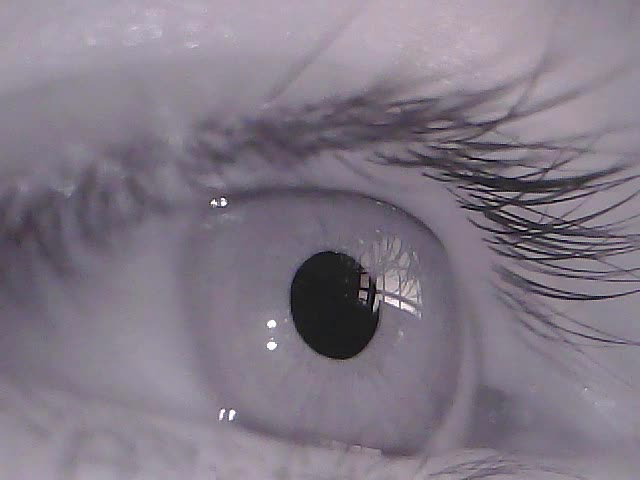
#> input picture dataset/LPW_frames/LPW/1/1_frames/frame_1.png, 640 x 480 px
$ python -i segment.py   (imports and definitions only)
#> lines starting #> are read from the running program, lines starting #| are printed output that depends on the picture; after the words box and inside, x2 and y2 are one past the last pixel; in counts of white or black regions, pixels touching at a corner belong together
#> further down, picture is the input picture: shape (480, 640, 3); mean B, G, R 134.3, 120.9, 129.7
import cv2
import numpy as np
import pandas as pd
import matplotlib.pyplot as plt
from pathlib import Path


def find_pupil(image):
    if peak_detected(image):
        edges = edge_pupil_center_detection(image)
        if edges is not None:
            ellipsis, center = edges
            return ellipsis, center
        else:
            # Thresholding and coarse positioning
            return None
    else:
        # Thresholding and coarse positioning
        return None


# Returns True if there is a peak in the histogram of an image
def peak_detected(image, th=200, mu=10):
    # Calculate the histogram of the image
#> called with th = 200, mu = 10
    hist = cv2.calcHist([image], [0], None, [256], [0, 256])
#> hist = 256 values, max 7609 at index 141, min 1 at index 230, mean 1200

    # Calculate the average intensity of the image
    avg_intensity = np.mean(image)
#> avg_intensity = 128.3

    # If there is a peak in the histogram, return True
    for i in range(256):
        if hist[i] > th and hist[i] > mu * avg_intensity:
            return True

    return False


# Returns the ellipsis that best fits the pupil with its center, or None if no pupil is found
def edge_pupil_center_detection(image):
    # Apply Gaussian filtering for smoothing
    smoothed = cv2.GaussianBlur(image, (5, 5), 0)

    # Apply Canny edge detection
    edges = cv2.Canny(smoothed, 50, 100)  # Adjust the threshold as needed
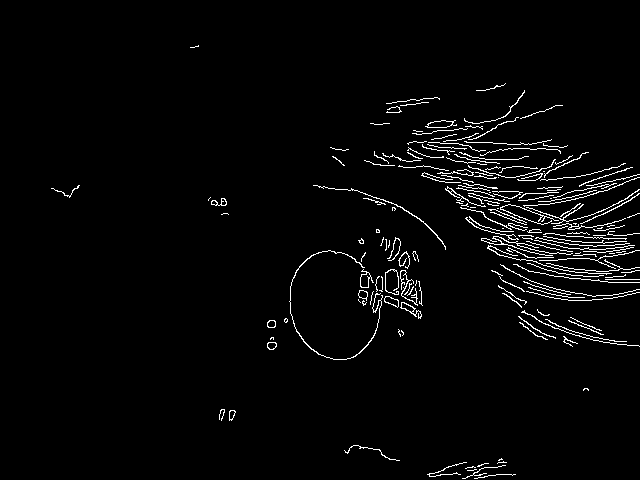
#> edges: shape (480, 640); 2.8% white in thin lines or dots, all inside (x1, y1, x2, y2) = (51, 45, 640, 479)

    # Find the contours of the edges
    contours, _ = cv2.findContours(
        edges, cv2.RETR_EXTERNAL, cv2.CHAIN_APPROX_SIMPLE
    )
#> contours = 181 contours, 162 with area under 20; largest, box (x1, y1, x2, y2) and area: (425, 120, 457, 128) 138, (360, 269, 374, 288) 117, (384, 296, 399, 308) 90, (400, 302, 422, 319) 84, (289, 250, 383, 360) 81

    # Find the ellipses that best fit the contours
    ellipses = []
    for contour in contours:
        if len(contour) >= 30:
            ellipse = cv2.fitEllipse(contour)

            # Unpack the ellipse parameters
            (center_x, center_y), (major_axis, minor_axis), angle = ellipse

            # Convert the parameters to integer values
            center = (int(center_x), int(center_y))
            axes = (int(major_axis / 2), int(minor_axis / 2))

            # Calculate the size of the square based on a scale factor
            scale_factor = 0.4
            square_size = int(min(axes) * scale_factor)

            # Define the coordinates of the square
            x = center[0] - square_size // 2
            y = center[1] - square_size // 2

            # Extract the square region of interest (ROI) from the image
            roi = image[y : y + square_size, x : x + square_size]

            # Calculate the percentage of black pixels within the ROI
            black_pixels = np.sum(roi < 45)
            total_pixels = roi.size
            if total_pixels == 0:
                black_pixels_percentage = 0
            else:
                black_pixels_percentage = black_pixels / total_pixels

            # If the percentage of black pixels is greater than 90%, then the ellipse is a pupil
            if black_pixels_percentage > 0.9:
                ellipses.append(ellipse)
#> this loop made 181 passes
#> (center_x, center_y, major_axis, minor_axis, angle, center, axes, square_size) on passes 6, 9, 21, 25, 32, 35, 49, 50, 51, 52, 53: (500.7, 460, 12.53, 138.5, 78.54, (500, 460), (6, 69), 2), (369.2, 455.3, 14.84, 48.21, 104.3, (369, 455), (7, 24), 2), (590.1, 326.4, 18.32, 96.66, 104.4, (590, 326), (9, 48), 3), (588.4, 318.7, 37.87, 147.7, 105.1, (588, 318), (18, 73), 7), (572, 339.9, 80.61, 161.1, 92.91, (572, 339), (40, 80), 16), (559.9, 288.3, 13.86, 74.8, 100.1, (559, 288), (6, 37), 2), (408.2, 289.1, 13.73, 32.78, 164.8, (408, 289), (6, 16), 2), (391.4, 281.3, 16.6, 24.64, 174.8, (391, 281), (8, 12), 3), (365.4, 280.3, 12.41, 19.61, 166.1, (365, 280), (6, 9), 2), (603.8, 268.1, 25.4, 178.9, 93.9, (603, 268), (12, 89), 4), (560.3, 240.7, 94.54, 198.4, 107.9, (560, 240), (47, 99), 18)
#> (center_x, center_y, major_axis, minor_axis, angle, axes, square_size, x) on passes 24, 27, 66, 75, 77, 78: (536.3, 323.8, 9.41, 46.59, 122.8, (4, 23), 1, 536), (410.2, 309.1, 7.1, 26.29, 120.9, (3, 13), 1, 410), (530.2, 252.7, 7.99, 43.92, 102, (3, 21), 1, 530), (394.8, 248.5, 8.22, 24.34, 20.08, (4, 12), 1, 394), (579.6, 237.1, 8.58, 74.58, 94.84, (4, 37), 1, 579), (521.8, 245.8, 8.28, 81.57, 101.1, (4, 40), 1, 521)

    # If no ellipses are found, return None. Otherwise, return the largest ellipse with its center
    if len(ellipses) == 0:
        return None
    else:
        return find_largest_ellipsis(ellipses)


# Returns the largest ellipse with its center
def find_largest_ellipsis(ellipses):
    # Initialize variables for tracking the largest ellipse
    largest_area = 0
    largest_ellipse = None
    center = None

    for ellipse in ellipses:
        # Unpack the ellipse parameters
        (center_x, center_y), (major_axis, minor_axis), angle = ellipse

        # Convert the parameters to integer values
        c = (int(center_x), int(center_y))
        axes = (int(major_axis / 2), int(minor_axis / 2))

        # Calculate the area of the ellipse contour
        contour_area = np.pi * (axes[0] / 2) * (axes[1] / 2)

        # Check if the current ellipse has a larger area than the previous largest ellipse
        if contour_area > largest_area:
            largest_area = contour_area
            largest_ellipse = ellipse
            center = c
#> this loop made 1 pass
#> ellipse on pass 1: ((333.8, 304.7), (88.21, 109.4), 167)

    return largest_ellipse, center


# Draw the ellipsis on the image
def draw_ellipsis(image: np.ndarray, ellipsis):
    if ellipsis is not None:
        image = cv2.cvtColor(image, cv2.COLOR_GRAY2RGB)
        cv2.ellipse(image, ellipsis, (255, 0, 0), 2)
    return image


def process_image(plots_dir: str, image_path: str):
    image = cv2.imread(image_path, 0)

    if find_pupil(image) is not None:
        ellipsis, center = find_pupil(image)
        image = draw_ellipsis(image, ellipsis)
        msg = f"pupil center : {center}"
    else:
        msg = "no pupil detected"

    bottom_left_coord = (10, image.shape[0] - 10)
    image = cv2.putText(
        image,
        msg,
        bottom_left_coord,
        cv2.FONT_HERSHEY_SIMPLEX,
        0.5,
        (0, 255, 0),
        1,
        cv2.LINE_AA,
    )
    plt.imsave(f"{plots_dir}/{Path(image_path).stem}.png", image)

def ExCuSe(img: str):
    pupil = find_pupil(img)
    if pupil is None:
        return None
    _, center = pupil
    return center

>>> import cv2
>>> picture = cv2.imread('../dataset/LPW_frames/LPW/1/1_frames/frame_1.png')
>>> result = find_pupil(picture)
